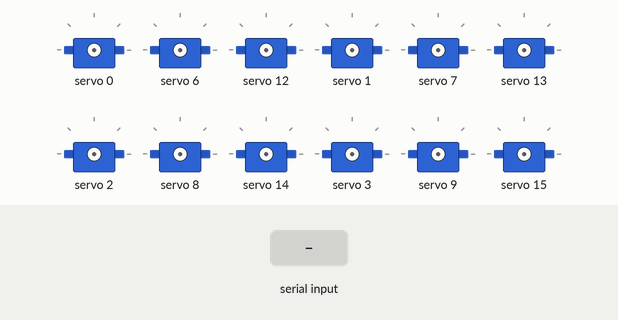
The sketch below on a simulated Arduino Uno, built with avr-gcc and run on an emulated ATmega328P. Parts: 12 × servo. Inputs (shaded band) come from the test bench.

Above: at 1.2 s.
1.3 s: "2" received over Serial
At 2.03 s:
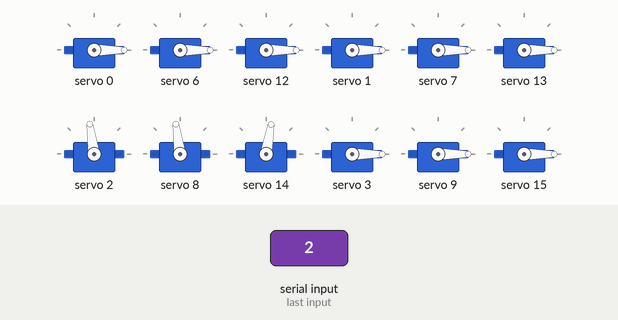
3.9 s: "0" received over Serial
At 5.1 s:
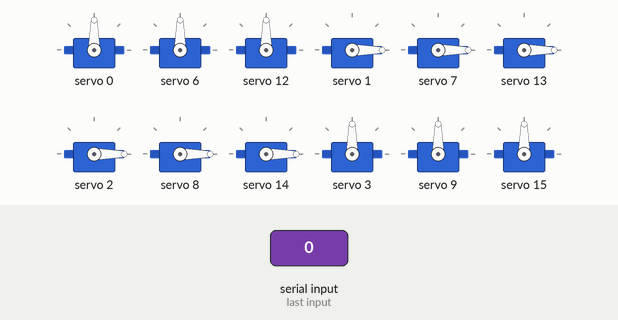
5.4 s: "1" received over Serial
At 6.4 s:
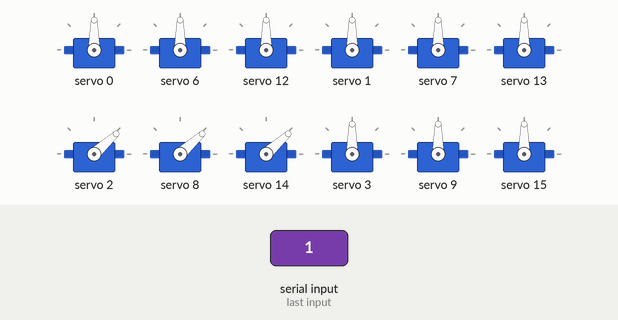
6.9 s: "3" received over Serial
At 8.9 s:
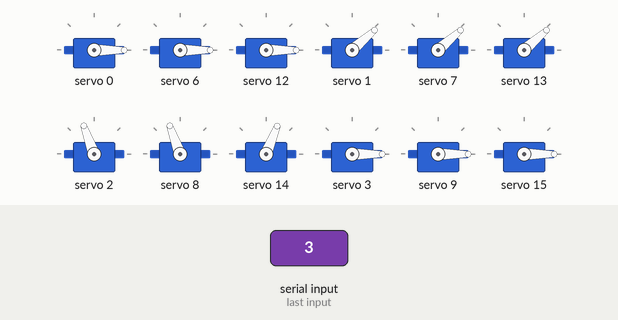
9.9 s: "5" received over Serial
At 10.8 s:
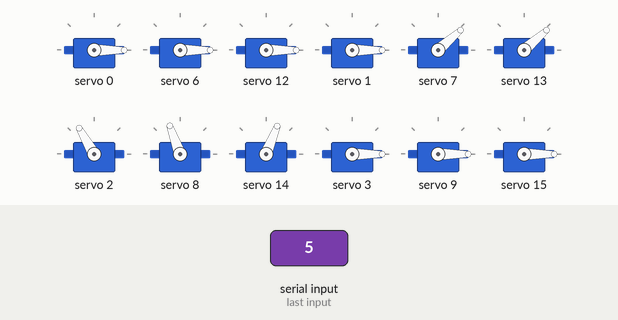
15.5 s: "5" received over Serial
At 18.7 s:
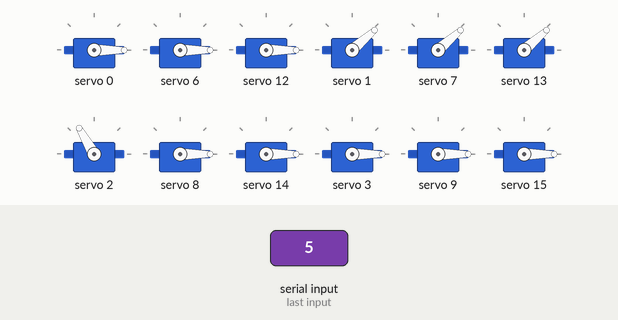
Timing chart, 0 to 21.3 s (numbered marks = the images above; inputs shaded):
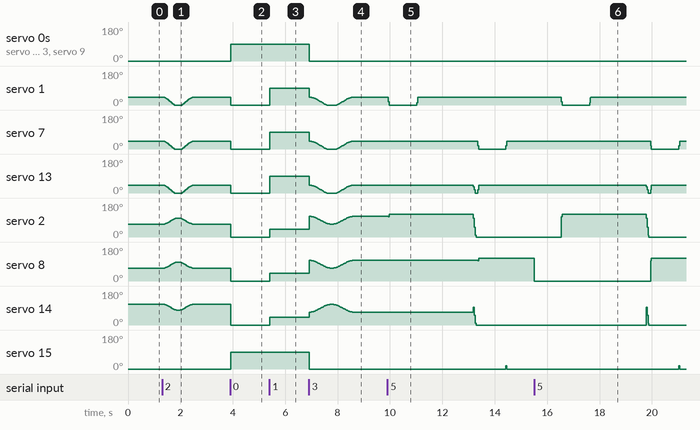

The sketch:

ScControl.ino
```cpp
#include <Wire.h>
#include <Adafruit_PWMServoDriver.h>
Adafruit_PWMServoDriver pwm = Adafruit_PWMServoDriver(0x40);
Adafruit_PWMServoDriver pwm1 = Adafruit_PWMServoDriver(0x41);
#define SERVOMIN 102
#define SERVOMAX 500
#include <Servo.h>

Servo myservo;

double a0; double a1; double a2; double a3;
int leg1[] = {0,1,2};int leg2[] = {3,4,5}; int leg3[] = {6,7,8};
int leg4[] = {9,10,11}; int leg5[] = {12,13,14}; int leg6[] = {15,0,1};


double theta1;
double theta2;
double theta3;
double theta4;

// 更改tf k
void setup() {
  pwm.begin();
  pwm.setPWMFreq(50);
  pwm.setOscillatorFrequency(27000000);
  pwm1.begin();
  pwm1.setPWMFreq(50);
  pwm1.setOscillatorFrequency(27000000);

  Serial.begin(115200);
}

void loop(){
  if (Serial.available()>0){
    int input = Serial.read();
    switch(input){

      case '0': //站立
        initial();
      break;

      case '1': //原速运动
        stand();
      break;

      case '2'://加速运动
        movingstate2();
      break;

      case '3': //倒退运动
        reverse1();
      break;

      case '4':
        reverse2(); //加速倒退
      break;

      case '5':
        turnleft(); //加速倒退
      break;
    }
  }
}


int angle2pulse(int angle){
  int pulse ;
  if (angle <= 180){
    pulse = map(angle, 0, 180, SERVOMIN, SERVOMAX);
  }
  return pulse;
}

double cubicsp(double _thetai, double _thetaf,double _tf,double t){
      //a0 = 70;a1 = 0;a2 = 30 ;a3 = -10;
      //double thetai=45; double thetaf=135;
      double _theta0;
      a0 = _thetai;
      a1 = 0;
      a2 = 3/(pow(_tf,2))*(_thetaf - _thetai);
      a3 = -2/(pow(_tf,3))*(_thetaf - _thetai);
      _theta0 = a0 + a1*(t) +a2*(pow(t,2)) +a3*(pow(t,3));

      return _theta0;
  }

void stand(){
  pwm.setPWM(0,0,angle2pulse(90));
  pwm.setPWM(1,0,angle2pulse(90));
  pwm.setPWM(2,0,angle2pulse(45));

  pwm.setPWM(3,0,angle2pulse(90));
  pwm.setPWM(4,0,angle2pulse(90));
  pwm.setPWM(5,0,angle2pulse(45));

  pwm.setPWM(6,0,angle2pulse(90));
  pwm.setPWM(7,0,angle2pulse(90));
  pwm.setPWM(8,0,angle2pulse(45));

  pwm.setPWM(9,0,angle2pulse(90));
  pwm.setPWM(10,0,angle2pulse(90));
  pwm.setPWM(11,0,angle2pulse(45));

  pwm.setPWM(12,0,angle2pulse(90));
  pwm.setPWM(13,0,angle2pulse(90));
  pwm.setPWM(14,0,angle2pulse(45));

  pwm.setPWM(15,0,angle2pulse(90));
  pwm1.setPWM(0,0,angle2pulse(90));
  pwm1.setPWM(1,0,angle2pulse(45));

}

void initial(){
   pwm.setPWM(0,0,angle2pulse(90));
  pwm.setPWM(1,0,angle2pulse(0));
  pwm.setPWM(2,0,angle2pulse(0));

  pwm.setPWM(3,0,angle2pulse(90));
  pwm.setPWM(4,0,angle2pulse(0));
  pwm.setPWM(5,0,angle2pulse(0));

  pwm.setPWM(6,0,angle2pulse(90));
  pwm.setPWM(7,0,angle2pulse(0));
  pwm.setPWM(8,0,angle2pulse(0));

  pwm.setPWM(9,0,angle2pulse(90));
  pwm.setPWM(10,0,angle2pulse(0));
  pwm.setPWM(11,0,angle2pulse(0));

  pwm.setPWM(12,0,angle2pulse(90));
  pwm.setPWM(13,0,angle2pulse(0));
  pwm.setPWM(14,0,angle2pulse(0));

  pwm.setPWM(15,0,angle2pulse(90));
  pwm1.setPWM(0,0,angle2pulse(0));
  pwm1.setPWM(1,0,angle2pulse(0));
}

void movingstate1() {
  double timestep = 0.01; //原速
  double tf = 0.4;
  for (double t = 0; t <= tf; t +=timestep) {
    theta1 = cubicsp(45,15,tf,t); //小腿1,3,5
    theta2 =cubicsp(80,100,tf,t);// 大腿1,3,5
    theta3 = cubicsp(15,45,tf,t); //小腿2,4,6
    theta4 =cubicsp(100,80,tf,t);// 大腿2,4,6
    //末腿1,3,5
    pwm.setPWM(0,0,angle2pulse(0));
    pwm.setPWM(6,0,angle2pulse(0));
    pwm.setPWM(12,0,angle2pulse(0));
    //小腿1,3,5
    pwm.setPWM(1,0,angle2pulse(theta1));
    pwm.setPWM(7,0,angle2pulse(theta1));
    pwm.setPWM(13,0,angle2pulse(theta1));
    //大腿1,3,5
    pwm.setPWM(2,0,angle2pulse(theta2));
    pwm.setPWM(8,0,angle2pulse(theta2));
    pwm.setPWM(14,0,angle2pulse(180-theta2));
    //末腿2,4,6
    pwm.setPWM(3,0,angle2pulse(0));
    pwm.setPWM(9,0,angle2pulse(0));
    pwm.setPWM(15,0,angle2pulse(0));
    //小腿2,4,6
    pwm.setPWM(4,0,angle2pulse(theta3));
    pwm.setPWM(10,0,angle2pulse(theta3));
    pwm1.setPWM(0,0,angle2pulse(theta3));
    //大腿2,4,6
    pwm.setPWM(5,0,angle2pulse(theta4));
    pwm.setPWM(11,0,angle2pulse(theta4));
    pwm1.setPWM(1,0,angle2pulse(180-theta4));

    delay(timestep*1000);                      // waits 15 ms for the servo to reach the position
  }
    for (double t = 0; t <= tf; t +=timestep) { // goes from 0 degrees to 180 degrees
    theta1 =cubicsp(15,45,tf,t);
    theta2 =cubicsp(100,80,tf,t);
    theta3 = cubicsp(45,15,tf,t); //小腿2,4,6
    theta4 =cubicsp(80,100,tf,t);// 大腿2,4,6
     //末腿1,3,5
    pwm.setPWM(0,0,angle2pulse(0));
    pwm.setPWM(6,0,angle2pulse(0));
    pwm.setPWM(12,0,angle2pulse(0));
    //小腿1,3,5
    pwm.setPWM(1,0,angle2pulse(theta1));
    pwm.setPWM(7,0,angle2pulse(theta1));
    pwm.setPWM(13,0,angle2pulse(theta1));
    //大腿1,3,5
    pwm.setPWM(2,0,angle2pulse(theta2));
    pwm.setPWM(8,0,angle2pulse(theta2));
    pwm.setPWM(14,0,angle2pulse(180-theta2));

    //末腿2,4,6
    pwm.setPWM(3,0,angle2pulse(0));
    pwm.setPWM(9,0,angle2pulse(0));
    pwm.setPWM(15,0,angle2pulse(0));
     //小腿2,4,6
    pwm.setPWM(4,0,angle2pulse(theta3));
    pwm.setPWM(10,0,angle2pulse(theta3));
    pwm1.setPWM(0,0,angle2pulse(theta3));
    //大腿2,4,6
    pwm.setPWM(5,0,angle2pulse(theta4));
    pwm.setPWM(11,0,angle2pulse(theta4));
    pwm1.setPWM(1,0,angle2pulse(180-theta4));
    delay(timestep*1000);                      // waits 15 ms for the servo to reach the position
  }
}

void movingstate2() {
  double timestep = 0.02;//加速2
  double tf = 0.3;
  for (double t = 0; t <= tf; t +=timestep) { // goes from 0 degrees to 180 degrees
    theta1 = cubicsp(45,0,tf,t); //小腿1,3,5
    theta2 =cubicsp(70,100,tf,t);// 大腿1,3,5
    theta3 = cubicsp(0,45,tf,t); //小腿2,4,6
    theta4 =cubicsp(100,70,tf,t);// 大腿2,4,6
    //末腿1,3,5
    pwm.setPWM(0,0,angle2pulse(0));
    pwm.setPWM(6,0,angle2pulse(0));
    pwm.setPWM(12,0,angle2pulse(0));
    //小腿1,3,5
    pwm.setPWM(1,0,angle2pulse(theta1));
    pwm.setPWM(7,0,angle2pulse(theta1));
    pwm.setPWM(13,0,angle2pulse(theta1));
    //大腿1,3,5
    pwm.setPWM(2,0,angle2pulse(theta2));
    pwm.setPWM(8,0,angle2pulse(theta2));
    pwm.setPWM(14,0,angle2pulse(180-theta2));
    //末腿2,4,6
    pwm.setPWM(3,0,angle2pulse(0));
    pwm.setPWM(9,0,angle2pulse(0));
    pwm.setPWM(15,0,angle2pulse(0));
    //小腿2,4,6
    pwm.setPWM(4,0,angle2pulse(theta3));
    pwm.setPWM(10,0,angle2pulse(theta3));
    pwm1.setPWM(0,0,angle2pulse(theta3));
    //大腿2,4,6
    pwm.setPWM(5,0,angle2pulse(theta4));
    pwm.setPWM(11,0,angle2pulse(theta4));
    pwm1.setPWM(1,0,angle2pulse(180-theta4));

    delay(timestep*1000);                      // waits 15 ms for the servo to reach the position
  }
    for (double t = 0; t <= tf; t +=timestep) { // goes from 0 degrees to 180 degrees
    theta1 =cubicsp(0,45,tf,t);
    theta2 =cubicsp(100,70,tf,t);
    theta3 = cubicsp(45,0,tf,t); //小腿2,4,6
    theta4 =cubicsp(70,100,tf,t);// 大腿2,4,6
     //末腿1,3,5
    pwm.setPWM(0,0,angle2pulse(0));
    pwm.setPWM(6,0,angle2pulse(0));
    pwm.setPWM(12,0,angle2pulse(0));
    //小腿1,3,5
    pwm.setPWM(1,0,angle2pulse(theta1));
    pwm.setPWM(7,0,angle2pulse(theta1));
    pwm.setPWM(13,0,angle2pulse(theta1));
    //大腿1,3,5
    pwm.setPWM(2,0,angle2pulse(theta2));
    pwm.setPWM(8,0,angle2pulse(theta2));
    pwm.setPWM(14,0,angle2pulse(180-theta2));

    //末腿2,4,6
    pwm.setPWM(3,0,angle2pulse(0));
    pwm.setPWM(9,0,angle2pulse(0));
    pwm.setPWM(15,0,angle2pulse(0));
     //小腿2,4,6
    pwm.setPWM(4,0,angle2pulse(theta3));
    pwm.setPWM(10,0,angle2pulse(theta3));
    pwm1.setPWM(0,0,angle2pulse(theta3));
    //大腿2,4,6
    pwm.setPWM(5,0,angle2pulse(theta4));
    pwm.setPWM(11,0,angle2pulse(theta4));
    pwm1.setPWM(1,0,angle2pulse(180-theta4));
    delay(timestep*1000);                      // waits 15 ms for the servo to reach the position
  }
}

void reverse1() {
  double timestep = 0.01; //原速
  double tf = 0.3;
  for (double t = 0; t <= tf; t +=timestep) { // goes from 0 degrees to 180 degrees
    theta1 = cubicsp(45,0,tf,t); //小腿1,3,5
    theta2 =cubicsp(110,70,tf,t);// 大腿1,3,5
    theta3 = cubicsp(0,45,tf,t); //小腿2,4,6
    theta4 =cubicsp(70,110,tf,t);// 大腿2,4,6
    //末腿1,3,5
    pwm.setPWM(0,0,angle2pulse(0));
    pwm.setPWM(6,0,angle2pulse(0));
    pwm.setPWM(12,0,angle2pulse(0));
    //小腿1,3,5
    pwm.setPWM(1,0,angle2pulse(theta1));
    pwm.setPWM(7,0,angle2pulse(theta1));
    pwm.setPWM(13,0,angle2pulse(theta1));
    //大腿1,3,5
    pwm.setPWM(2,0,angle2pulse(theta2));
    pwm.setPWM(8,0,angle2pulse(theta2));
    pwm.setPWM(14,0,angle2pulse(180-theta2));
    //末腿2,4,6
    pwm.setPWM(3,0,angle2pulse(0));
    pwm.setPWM(9,0,angle2pulse(0));
    pwm.setPWM(15,0,angle2pulse(0));
    //小腿2,4,6
    pwm.setPWM(4,0,angle2pulse(theta3));
    pwm.setPWM(10,0,angle2pulse(theta3));
    pwm1.setPWM(0,0,angle2pulse(theta3));
    //大腿2,4,6
    pwm.setPWM(5,0,angle2pulse(theta4));
    pwm.setPWM(11,0,angle2pulse(theta4));
    pwm1.setPWM(1,0,angle2pulse(180-theta4));

    delay(timestep*1000);                      // waits 15 ms for the servo to reach the position
  }
    for (double t = 0; t <= tf; t +=timestep) { // goes from 0 degrees to 180 degrees
    theta1 =cubicsp(0,45,tf,t);
    theta2 =cubicsp(70,110,tf,t);
    theta3 = cubicsp(45,0,tf,t); //小腿2,4,6
    theta4 =cubicsp(110,70,tf,t);// 大腿2,4,6
     //末腿1,3,5
    pwm.setPWM(0,0,angle2pulse(0));
    pwm.setPWM(6,0,angle2pulse(0));
    pwm.setPWM(12,0,angle2pulse(0));
    //小腿1,3,5
    pwm.setPWM(1,0,angle2pulse(theta1));
    pwm.setPWM(7,0,angle2pulse(theta1));
    pwm.setPWM(13,0,angle2pulse(theta1));
    //大腿1,3,5
    pwm.setPWM(2,0,angle2pulse(theta2));
    pwm.setPWM(8,0,angle2pulse(theta2));
    pwm.setPWM(14,0,angle2pulse(180-theta2));

    //末腿2,4,6
    pwm.setPWM(3,0,angle2pulse(0));
    pwm.setPWM(9,0,angle2pulse(0));
    pwm.setPWM(15,0,angle2pulse(0));
     //小腿2,4,6
    pwm.setPWM(4,0,angle2pulse(theta3));
    pwm.setPWM(10,0,angle2pulse(theta3));
    pwm1.setPWM(0,0,angle2pulse(theta3));
    //大腿2,4,6
    pwm.setPWM(5,0,angle2pulse(theta4));
    pwm.setPWM(11,0,angle2pulse(theta4));
    pwm1.setPWM(1,0,angle2pulse(180-theta4));
    delay(timestep*1000);                      // waits 15 ms for the servo to reach the position
  }
}

void reverse2() {
  double timestep = 0.02;//加速2
  double tf = 0.3;
  for (double t = 0; t <= tf; t +=timestep) { // goes from 0 degrees to 180 degrees
    theta1 = cubicsp(45,0,tf,t); //小腿1,3,5
    theta2 =cubicsp(110,70,tf,t);// 大腿1,3,5
    theta3 = cubicsp(0,45,tf,t); //小腿2,4,6
    theta4 =cubicsp(70,110,tf,t);// 大腿2,4,6
    //末腿1,3,5
    pwm.setPWM(0,0,angle2pulse(0));
    pwm.setPWM(6,0,angle2pulse(0));
    pwm.setPWM(12,0,angle2pulse(0));
    //小腿1,3,5
    pwm.setPWM(1,0,angle2pulse(theta1));
    pwm.setPWM(7,0,angle2pulse(theta1));
    pwm.setPWM(13,0,angle2pulse(theta1));
    //大腿1,3,5
    pwm.setPWM(2,0,angle2pulse(theta2));
    pwm.setPWM(8,0,angle2pulse(theta2));
    pwm.setPWM(14,0,angle2pulse(180-theta2));
    //末腿2,4,6
    pwm.setPWM(3,0,angle2pulse(0));
    pwm.setPWM(9,0,angle2pulse(0));
    pwm.setPWM(15,0,angle2pulse(0));
    //小腿2,4,6
    pwm.setPWM(4,0,angle2pulse(theta3));
    pwm.setPWM(10,0,angle2pulse(theta3));
    pwm1.setPWM(0,0,angle2pulse(theta3));
    //大腿2,4,6
    pwm.setPWM(5,0,angle2pulse(theta4));
    pwm.setPWM(11,0,angle2pulse(theta4));
    pwm1.setPWM(1,0,angle2pulse(180-theta4));

    delay(timestep*1000);                      // waits 15 ms for the servo to reach the position
  }
    for (double t = 0; t <= tf; t +=timestep) { // goes from 0 degrees to 180 degrees
    theta1 =cubicsp(0,45,tf,t);
    theta2 =cubicsp(70,110,tf,t);
    theta3 = cubicsp(45,0,tf,t); //小腿2,4,6
    theta4 =cubicsp(110,70,tf,t);// 大腿2,4,6
     //末腿1,3,5
    pwm.setPWM(0,0,angle2pulse(0));
    pwm.setPWM(6,0,angle2pulse(0));
    pwm.setPWM(12,0,angle2pulse(0));
    //小腿1,3,5
    pwm.setPWM(1,0,angle2pulse(theta1));
    pwm.setPWM(7,0,angle2pulse(theta1));
    pwm.setPWM(13,0,angle2pulse(theta1));
    //大腿1,3,5
    pwm.setPWM(2,0,angle2pulse(theta2));
    pwm.setPWM(8,0,angle2pulse(theta2));
    pwm.setPWM(14,0,angle2pulse(180-theta2));

    //末腿2,4,6
    pwm.setPWM(3,0,angle2pulse(0));
    pwm.setPWM(9,0,angle2pulse(0));
    pwm.setPWM(15,0,angle2pulse(0));
     //小腿2,4,6
    pwm.setPWM(4,0,angle2pulse(theta3));
    pwm.setPWM(10,0,angle2pulse(theta3));
    pwm1.setPWM(0,0,angle2pulse(theta3));
    //大腿2,4,6
    pwm.setPWM(5,0,angle2pulse(theta4));
    pwm.setPWM(11,0,angle2pulse(theta4));
    pwm1.setPWM(1,0,angle2pulse(180-theta4));
    delay(timestep*1000);                      // waits 15 ms for the servo to reach the position
  }
}

void turnleftXXX(){
  double timestep = 0.02;//加速2
  double tf = 0.3;
  for (double t = 0; t <= tf; t +=timestep) {
    theta1 = cubicsp(45,0,tf,t); //小腿舵机抬起
    theta2 = cubicsp(90,120,tf,t); //大腿舵机转弯
    theta3 = cubicsp(0,45,tf,t); //小腿复位
    theta4 = cubicsp(120,0,tf,t); //大腿复位
    pwm.setPWM(1,0,angle2pulse(theta1)); // 小腿1 抬起
    pwm.setPWM(2,0,angle2pulse(theta2)); //大腿1 转动  //腿1悬空状态
    //delay(timestep*1000);
    pwm.setPWM(10,0,angle2pulse(theta1)); //小腿4抬起
    pwm.setPWM(11,0,angle2pulse(theta2)); //大腿4 转动 //腿4悬空
    pwm.setPWM(1,0,angle2pulse(theta3)); //小腿1放下 //腿1支撑状态
    //delay(timestep*1000);
    pwm.setPWM(4,0,angle2pulse(theta1)); //小腿2 抬起
    pwm.setPWM(5,0,angle2pulse(theta2)); //大腿2 转动 // 腿2悬空
    pwm.setPWM(10,0,angle2pulse(theta3));// 小腿4放下 //腿4支撑状态
    //delay(timestep*1000);
    pwm.setPWM(13,0,angle2pulse(theta1)); //小腿5
    pwm.setPWM(14,0,angle2pulse(theta2)); //大腿5 转动 // 腿5悬空
    pwm.setPWM(4,0,angle2pulse(theta3)); // 小腿2 放下
    pwm.setPWM(2,0,angle2pulse(theta4));
    pwm.setPWM(5,0,angle2pulse(theta4));
    pwm.setPWM(11,0,angle2pulse(theta4));
    pwm.setPWM(14,0,angle2pulse(theta4));
    //delay(timestep*1000);
    pwm.setPWM(7,0,angle2pulse(theta1)); ///小腿3
    pwm.setPWM(8,0,angle2pulse(theta2)); // 大腿3 转动 //腿3悬空
    pwm.setPWM(13,0,angle2pulse(theta3)); // 小腿5 放下
    //delay(timestep*1000);
    pwm.setPWM(15,0,angle2pulse(theta1)); //小腿6
    pwm1.setPWM(0,0,angle2pulse(theta2)); //大腿6 转动 //腿6悬空
    pwm.setPWM(7,0,angle2pulse(theta3));//小腿3放下
    //delay(timestep*1000);
    pwm.setPWM(8,0,angle2pulse(theta4)); //小腿6
    pwm1.setPWM(0,0,angle2pulse(theta4)); //大腿6 转动 //腿6悬空
  }
}

void turnleft(){
  double timestep = 0.02;//加速2
  double tf = 0.3;
  for (double t = 0; t <= tf; t +=timestep) {
    theta1 = cubicsp(45,0,tf,t); //小腿舵机抬起
    theta2 = cubicsp(90,120,tf,t); //大腿舵机转弯
    theta3 = cubicsp(0,45,tf,t); //小腿复位
    theta4 = cubicsp(120,0,tf,t); //大腿复位
    pwm.setPWM(1,0,angle2pulse(theta1)); // 小腿1 抬起
    pwm.setPWM(2,0,angle2pulse(theta2)); //大腿1 转动  //腿1悬空状态

  }
    delay(1000);

  for(double t = 0; t <= tf; t +=timestep){
    theta1 = cubicsp(45,0,tf,t); //小腿舵机抬起
    theta2 = cubicsp(90,120,tf,t); //大腿舵机转弯
    theta3 = cubicsp(0,45,tf,t); //小腿复位
    theta4 = cubicsp(120,0,tf,t); //大腿复位
    pwm.setPWM(10,0,angle2pulse(theta1)); //小腿4抬起
    pwm.setPWM(11,0,angle2pulse(theta2)); //大腿4 转动 //腿4悬空
    pwm.setPWM(1,0,angle2pulse(theta3)); //小腿1放下 //腿1支撑状态
  }
  delay(1000);

  for(double t = 0; t <= tf; t +=timestep){
    theta1 = cubicsp(45,0,tf,t); //小腿舵机抬起
    theta2 = cubicsp(90,120,tf,t); //大腿舵机转弯
    theta3 = cubicsp(0,45,tf,t); //小腿复位
    pwm.setPWM(4,0,angle2pulse(theta1)); //小腿2 抬起
    pwm.setPWM(5,0,angle2pulse(theta2)); //大腿2 转动 // 腿2悬空
    pwm.setPWM(10,0,angle2pulse(theta3));// 小腿4放下 //腿4支撑状态
  }
  delay(1000);

  for(double t = 0; t <= tf; t +=timestep){
   theta1 = cubicsp(45,0,tf,t); //小腿舵机抬起
   theta2 = cubicsp(90,120,tf,t); //大腿舵机转弯
   theta3 = cubicsp(0,45,tf,t); //小腿复位
   theta4 = cubicsp(120,0,tf,t); //大腿复位
    pwm.setPWM(13,0,angle2pulse(theta1)); //小腿5
    pwm.setPWM(14,0,angle2pulse(theta2)); //大腿5 转动 // 腿5悬空
    pwm.setPWM(4,0,angle2pulse(theta3)); // 小腿2 放下
    pwm.setPWM(2,0,angle2pulse(theta4));
    pwm.setPWM(5,0,angle2pulse(theta4));
    pwm.setPWM(11,0,angle2pulse(theta4));
    pwm.setPWM(14,0,angle2pulse(theta4));
  }
  delay(timestep*1000);
  for(double t = 0; t <= tf; t +=timestep){
    theta1 = cubicsp(45,0,tf,t); //小腿舵机抬起
    theta2 = cubicsp(90,120,tf,t); //大腿舵机转弯
    theta3 = cubicsp(0,45,tf,t); //小腿复位
     pwm.setPWM(7,0,angle2pulse(theta1)); ///小腿3
    pwm.setPWM(8,0,angle2pulse(theta2)); // 大腿3 转动 //腿3悬空
    pwm.setPWM(13,0,angle2pulse(theta3)); // 小腿5 放下
  }
  delay(1000);
  for(double t = 0; t <= tf; t +=timestep){
    theta1 = cubicsp(45,0,tf,t); //小腿舵机抬起
    theta2 = cubicsp(90,120,tf,t); //大腿舵机转弯
    theta3 = cubicsp(0,45,tf,t); //小腿复位
    pwm.setPWM(15,0,angle2pulse(theta1)); //小腿6
    pwm1.setPWM(0,0,angle2pulse(theta2)); //大腿6 转动 //腿6悬空
    pwm.setPWM(7,0,angle2pulse(theta3));//小腿3放下
  }
  delay(1000);
  for(double t = 0; t <= tf; t +=timestep){
    theta4 = cubicsp(120,0,tf,t); //大腿复位
    pwm.setPWM(8,0,angle2pulse(theta4)); //小腿6
    pwm1.setPWM(0,0,angle2pulse(theta4)); //大腿6 转动 //腿6悬空
  }
  delay(1000);


}


/*
void moveright(){
  for (double t = 0; t <= tf; t +=timestep) {
    theta0 = cubicsp(0,135,tf,t); //末腿踢出
    theta0_0 = cubicsp(135,0,tf,t); //末腿复位
    theta1 = cubicsp(0,45,tf,t); //小腿踢出
    theta1_1 = cubicsp(45,0,tf,t);//小腿复位
    theta2 = 0;// 大腿状态
    theta2_2 = 0; //大腿状态
    pwm.setPWM(leg4[2],0,angle2pulse(theta0));
    pwm.setPWM(leg6[2],0,angle2pulse(theta0));
    pwm.setPWM(leg2[2],0,angle2pulse(45));
    pwm.setPWM(leg2[2],0,angle2pulse(45));


  }
}
*/
```

Measured:
- after the input at 1.3 s, servo 2, servo 8: rises from 68° to 100° in 0.53 s, then falls to 68° in 0.53 s
- after the input at 3.9 s, servo 0, servo 6, servo 12, servo 3, servo 9, servo 15: 0° → 90° at once; servo 1, servo 7, servo 13: 41° → 0° at once; servo 2, servo 8: 68° → 0° at once; servo 14: 110° → 0° at once
- after the input at 5.4 s, servo 1, servo 7, servo 13: 0° → 90° at once; servo 2, servo 8, servo 14: 0° → 42° at once
- after the input at 6.9 s, servo 0, servo 6, servo 12, servo 3, servo 9, servo 15: 90° → 0° at once; servo 14: rises from 42° to 111° in 0.86 s, then falls to 68° in 0.78 s
- after the input at 9.9 s, servo 1: 41° → 0° at once, → 41° 1.1 s later; servo 7: 41° → 0° after 3.4 s, → 41° 1.1 s later; servo 13: 41° → 0° after 3.3 s, → 41° 0.16 s later; servo 2: 110° → 120° at once, → 0° 3.2 s later; servo 8: 110° → 120° after 3.4 s, → 0° 2.2 s later
- after the input at 15.5 s, servo 1: 41° → 0° after 1.0 s, → 41° 1.1 s later; servo 7: 41° → 0° after 4.4 s, → 41° 1.1 s later; servo 13: 41° → 0° after 4.3 s, → 41° 0.16 s later; servo 2: 0° → 120° after 1.0 s, → 0° 3.2 s later; servo 8: 0° → 120° after 4.4 s
